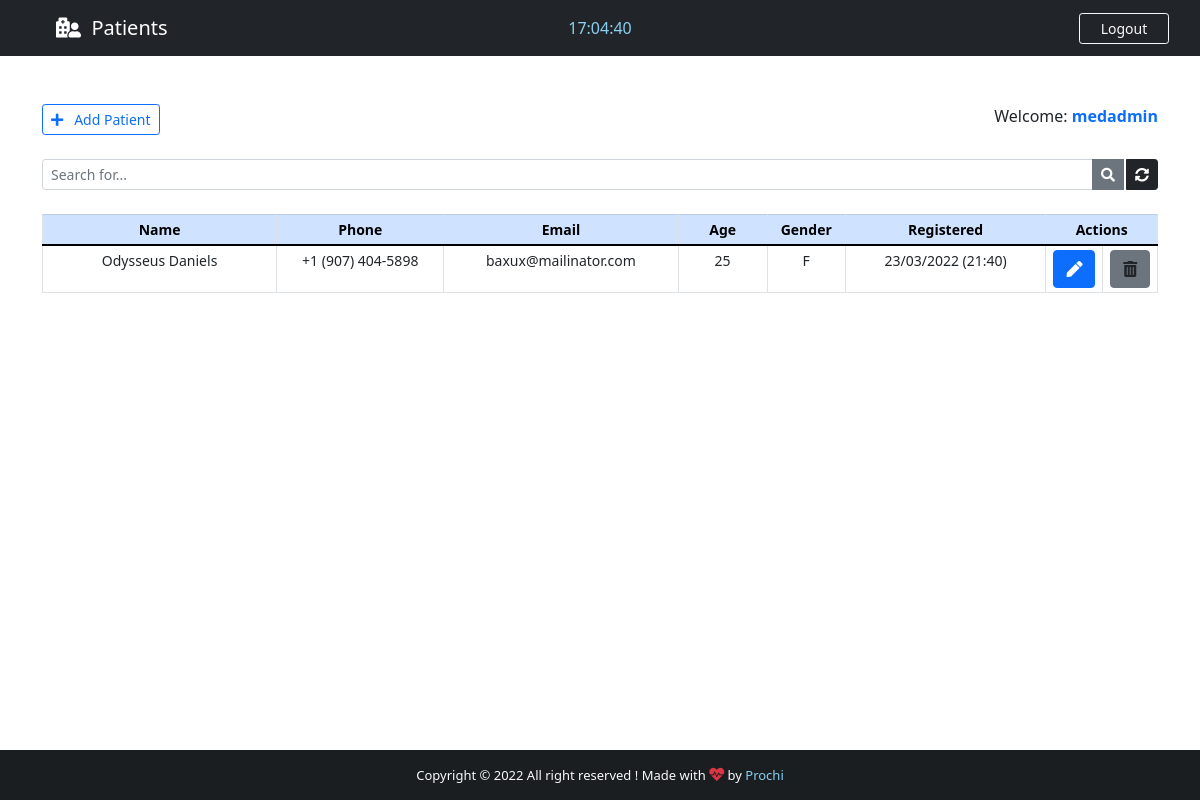
The page /backend/ (signed in) on the database as committed earlier.
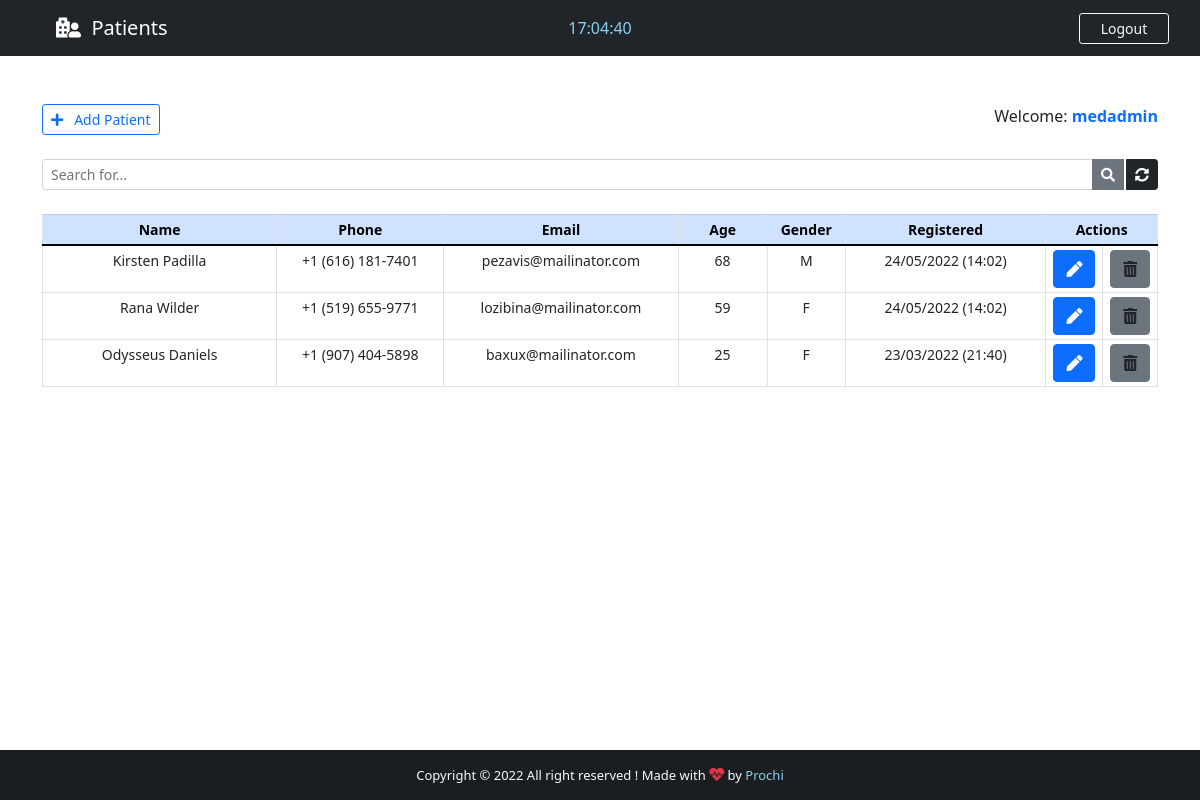
The same page on the database as committed later.
### base/models.py (models this page shows, shortened)
class Patient(models.Model):
    GENDER = (
        ('M', 'M'),
        ('F', 'F')
    )
    id = models.IntegerField(primary_key=True)
    name = models.CharField(max_length=40)
    phone = models.CharField(max_length=20)
    email = models.CharField(max_length=40)
    age = models.CharField(max_length=3)
    gender = models.CharField(max_length=1, null=True, choices=GENDER)
    note = models.TextField(blank=True)
    created_at = models.DateTimeField(auto_now_add=True)

### base/views.py (the view)
# urls.py: path('backend/', views.backend, name="backend"),
@cache_control(no_cache=True, must_revalidate=True, no_store=True)
@login_required(login_url='login')
def backend(request):
    if 'q' in request.GET:
        q = request.GET['q']
        all_patient_list = Patient.objects.filter(
            Q(name__icontains=q) | Q(phone__icontains=q) | Q(email__icontains=q) | Q(age__icontains=q) | Q(gender__icontains=q) | Q(note__icontains=q)
        ).order_by('-created_at')
    else:
        all_patient_list = Patient.objects.all().order_by('-created_at')
    paginator = Paginator(all_patient_list, 5)
    page = request.GET.get('page')
    all_patient = paginator.get_page(page)
    return render(request, "base/backend.html", {"patients":all_patient})

### base/templates/base/backend.html (shortened to what this page needs)
{% extends 'main.html' %}
{% block nav-content %}
<i class="fas fa-hospital-user"></i>&nbsp;&nbsp;Patients
{% endblock nav-content %}
{% block time %}
<div class="col-sm">
    <center>
        <span id="clock" style="color: #89cff0;"></span>
    </center>
</div>
{% endblock time %}
{% block btn-nav %}
<a  class="btn btn-outline-danger btn-sm border-light text-light" id="btn-nav" data-bs-toggle="modal"
    data-bs-target="#logoutModal">Logout</a>
{% endblock btn-nav %}
{% block footer %} style="color: #89cff0; text-decoration: none;"{% endblock footer %}
{% block content %}
<div class="container">
    <br><br>
    <div class="d-flex justify-content-between">
        <a href="{% url 'add_patient' %}" class="btn btn-outline-primary btn-sm txt-sm" id="add-patient">
            <i class="fas fa-plus"></i>&nbsp;&nbsp; Add Patient
        </a>
        <span class="welcome">
            Welcome: <strong><span class="text-primary">{{ user.get_username }}</span></strong>
        </span>
    </div>
    <form action="" method="GET">
        <div class="input-group input-group-sm mb-3 mt-4">
            <input type="text" name="q" class="form-control" placeholder="Search for..." value="{{ request.GET.q }}">
            <button class="btn btn-secondary"><i class="fas fa-search"></i></button>
            <a href="{% url 'backend' %}" class="btn btn-dark" style="margin-left: 2px;"><i
                    class="fas fa-sync-alt"></i></a>
        </div>
    </form>
    <center>
        <table class="table table-bordered table-sm mt-4" style="text-align: center; font-size: 14px;">
            <thead class="table-primary">
                <tr>
                    <th style="width: 21%">Name</th>
                    <th style="width: 15%">Phone</th>
                    <th style="width: 21%">Email</th>
                    <th style="width: 8%">Age</th>
                    <th style="width: 7%">Gender</th>
                    <th style="width: 18%">Registered</th>
                    {% if request.user.is_superuser %}
                    <th style="width: 10%" colspan="2">Actions</th>
                    {% else %}
                    <th style="width: 10%" colspan="2">Edit Patient</th>
                    {% endif %}
                </tr>
            </thead>
            {% for patient in patients %}
            <tr class="txt-sm" id="chk_td">
                <td data-label="Name" id="top-table">{{ patient.name }}</td>
                <td data-label="Phone" id="reponsive-border">{{ patient.phone }}</td>
                <td data-label="Email" id="reponsive-border">{{ patient.email }}</td>
                <td data-label="Age" id="reponsive-border">{{ patient.age }}</td>
                <td data-label="Gender" id="reponsive-border">{{ patient.gender }}</td>
                <td data-label="Registered" id="reponsive-border">{{ patient.created_at | date:'d/m/Y (H:i)' }}</td>
                <td>
                    <a href="/patient/{{ patient.id }}" class="btn btn-primary btn-action" title="Edit patient">
                        <li class="fas fa-pen"></li>
                    </a>
                </td>
                {% if request.user.is_superuser %}
                <td>
                    <a class="btn btn-secondary btn-action" title="Delete patient"
                        data-bs-toggle="modal" data-bs-target="#deleteModal{{ patient.pk }}">
                        <li class="fas fa-trash-alt"></li>
                    </a>
                </td>
                {% endif %}
            </tr>
            {% endfor %}
        </table>
    </center>
</div>
<br><br><br>
{% endblock content %}

### templates/main.html (shortened to what this page needs)
{% load static %}
<!DOCTYPE html>
<html lang="en">
<head>
    <link rel="stylesheet" href="https://cdn.jsdelivr.net/npm/bootstrap@4.0.0/dist/css/bootstrap.min.css"
>
    <link href="https://cdn.jsdelivr.net/npm/bootstrap@5.0.2/dist/css/bootstrap.min.css" rel="stylesheet"
>
    <link rel="stylesheet" href="https://use.fontawesome.com/releases/v5.15.4/css/all.css" />
    <link rel="stylesheet" href="{% static 'css/style.css' %}">
</head>
<body>
    <div class="wrapper">
        <header>
            <nav class="navbar navbar-expand-lg navbar-dark bg-dark">
                <div class="col-sm">
                    <a class="navbar-brand flex-grow-1" id="nav-content">
                        {% block nav-content %}{% endblock nav-content %}
                    </a>
                </div>
                {% block time %}{% endblock time %}
                <div class="col-sm">
                    {% block btn-nav %}{% endblock btn-nav %}
                </div>
            </nav>
        </header>
        {% block content %} {% endblock content %}
    </div>
    <footer class="bg-dark text-center text-lg-start text-light" id="footer">
        <div class="text-center p-3" style="background-color: rgba(0, 0, 0, 0.2);">
            Copyright &copy; {% now "Y" %} <span id="all-rights">All right reserved</span> ! Made with
            <i class="text-danger fas fa-heartbeat blink_me" style="font-size: 15px;"></i> by
            <a href="https://github.com/preciousimo" target="_blank" {% block footer %}{% endblock footer %}>Prochi</a>
        </div>
    </footer>
</body>
</html>

### static/css/style.css (style rules this page uses)
html,body { height:100%; margin: 0; max-width: 100%; overflow: hidden; }
#btn-nav { width: 90px; float: right; margin-left: 25px; }
.wrapper { min-height: 100%; margin-bottom: -50px; }
#footer, .push { height: 50px; font-size: 13px; }
#nav-content { text-align: center; color: #fff; margin-left: 25px; }

Rows that differ between the two databases and show on the page:
added Patient: name "Kirsten Padilla", phone "+1 (616) 181-7401", email "pezavis@mailinator.com", age "68", gender "M", created_at "24/05/2022 (14:02)"
added Patient: name "Rana Wilder", phone "+1 (519) 655-9771", email "lozibina@mailinator.com", age "59", gender "F", created_at "24/05/2022 (14:02)"
